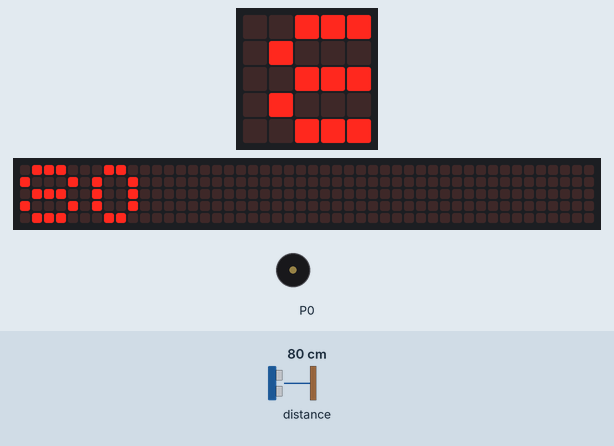
The program below on a simulated BBC micro:bit (MakeCode). On the bench: the board's 5×5 LED display, a strip that is not on the board, showing the scrolling text unrolled, buzzer (waves = sounding). The inputs (shaded band) are chosen by the test bench; at power-on: distance to the obstacle 80 cm. The 48×5 strip is a reading aid, not a part: it shows the text the display is scrolling, unrolled, one strip-width of it at a time.

Above: at 1.2 s.
1.3 s: distance to the obstacle set to 2 cm
At 4.3 s:
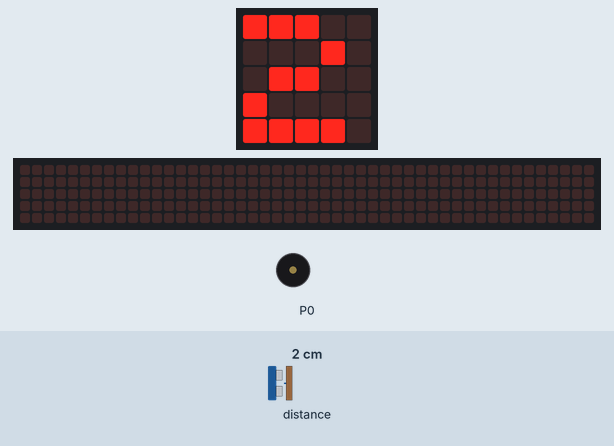
5.2 s: distance to the obstacle set to 18 cm
At 6.36 s:
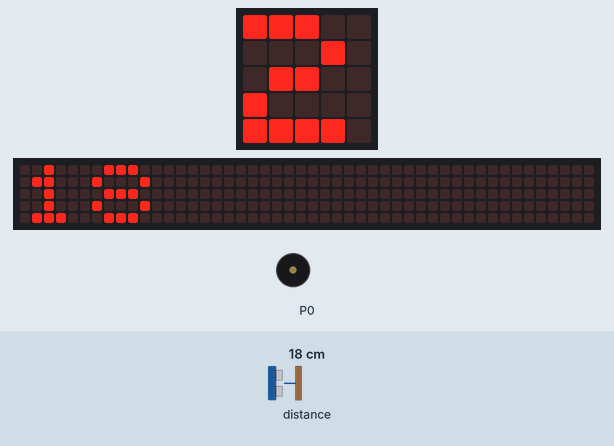
8.8 s: distance to the obstacle set to 4 cm
At 9.4 s:
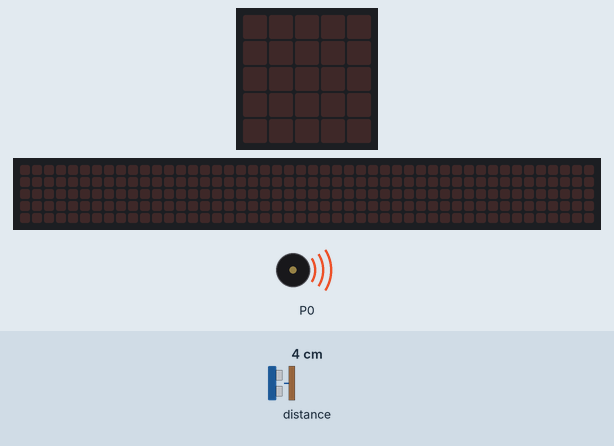
Timing chart, 0 to 18.4 s (numbered marks = the images above; inputs shaded):
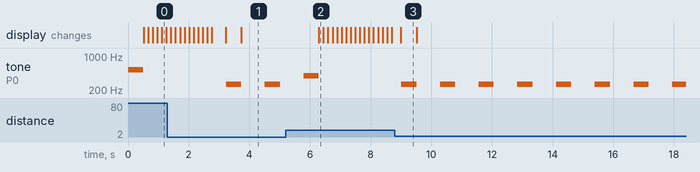

Measured:
- after the input at 5.2 s, the display: changes after 1.1 s (image 2)
- after the input at 8.8 s, tone on P0: alternates 262 Hz for 0.50 s and silent for 0.78 s, starting after 0.21 s
- by itself, tone on P0: alternates 262 Hz for 0.50 s and silent for 0.78 s
- what the display in image 3 shows lasts 0.5 s, from 9.0 s to 9.5 s

The program:

main.ts
```typescript
/**
 * Samuel Martos Carmet s2a
 */
let distancia = sonar.ping(
DigitalPin.P1,
DigitalPin.P0,
PingUnit.Centimeters
)
basic.forever(function () {
    distancia = sonar.ping(
    DigitalPin.P1,
    DigitalPin.P0,
    PingUnit.Centimeters
    )
    if (distancia <= 4) {
        music.playTone(262, music.beat(BeatFraction.Whole))
    } else if (distancia <= 8) {
        music.playTone(294, music.beat(BeatFraction.Whole))
    } else if (distancia <= 12) {
        music.playTone(330, music.beat(BeatFraction.Whole))
    } else if (distancia <= 16) {
        music.playTone(349, music.beat(BeatFraction.Whole))
    } else if (distancia <= 20) {
        music.playTone(392, music.beat(BeatFraction.Whole))
    } else if (distancia <= 24) {
        music.playTone(440, music.beat(BeatFraction.Whole))
    } else if (distancia <= 28) {
        music.playTone(494, music.beat(BeatFraction.Whole))
    } else if (distancia == 0) {
        basic.showNumber(0)
    } else {
        music.playTone(523, music.beat(BeatFraction.Whole))
    }
    basic.showNumber(distancia)
})
```

test.ts
```typescript
// aquí va el archivo "tests"; esto no se compilará cuando este paquete se utilice como una extensión.
```
